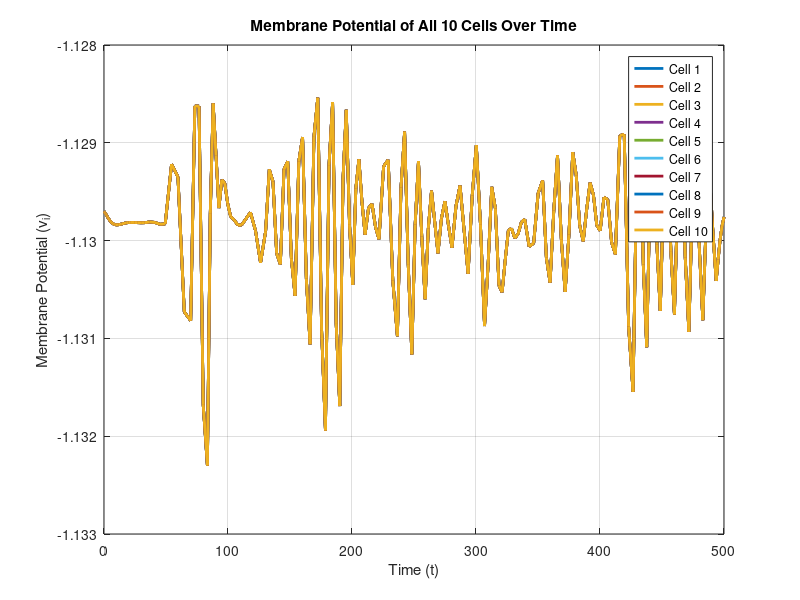

The MATLAB script that drew this image:
% question3



% Initial conditions for v and w 
initial_conditions = [-1.1297 *ones(1,10), -0.6491*ones(1,10)];  % Steady state values

% Define the ODE system

%% Part a No injection(so no I(t)!!
function dXdt = fhn_ring(t, X)
% Define parameters
    eps = 0.08;
    a_2 = 1.0;
    b = 0.2;
    D = 0.9;
    
    v = X(1:10);
    w = X(11:20);
    % initiate functions
    dvdt = zeros(10, 1);
    dwdt = zeros(10, 1);
    
    %the first neuron
    dvdt(1) = v(1) - (1/3)*v(1).^3 - w(1) + D*(v(10) - 2*v(1) + v(2));
    dwdt(1) = eps*(v(1) + a_2 - b*w(1));
    
    %loop the next neuron
    for i = 2:9
        dvdt(i) = v(i) - (1/3)*v(i).^3 - w(i) + D*(v(i-1) - 2*v(i) + v(i+1));
        dwdt(i) = eps*(v(i) + a_2 - b*w(i));
    end
    
    % Neuron 10 (connected to neuron 9 and neuron 1)
    dvdt(10) = v(10) - (1/3)*v(10).^3 - w(10) + D*(v(9) - 2*v(10) + v(1));
    dwdt(10) = eps*(v(10) + a_2 - b*w(10));
    

    dXdt = [dvdt; dwdt];
end
% Solve the ODE 
[T, X] = ode45(@fhn_ring, [0,500], initial_conditions);
% Plot the time series of membrane potential v_i(t) for all 10 cells
figure;
plot(T, X(:,1:10), 'LineWidth', 2);
title('Membrane Potential of All 10 Cells Over Time');
xlabel('Time (t)');
ylabel('Membrane Potential (v_i)');
legend('Cell 1', 'Cell 2', 'Cell 3', 'Cell 4', 'Cell 5', 'Cell 6', 'Cell 7', 'Cell 8', 'Cell 9', 'Cell 10');
grid on;
% % movie
% figure;
% for nt = 1:numel(T)
%     clf; hold on; box on;
%     plot(X(nt,1:10), 'LineWidth', 2);
%     set(gca, 'ylim', [-2.5, 2.5]);
%     xlabel('Cell Number');
%     ylabel('Voltage');
%     title(['Time = ', num2str(T(nt))]);
%     drawnow;
% end

%% 
%% include I(t) current and stimulate at t=40~47

% % Current injection parameters
% I0 = 1.0;
% tStart = 40;
% tStop = 47;
% I = @(t) I0*(t > tStart).*(t < tStop); % Current injection function
